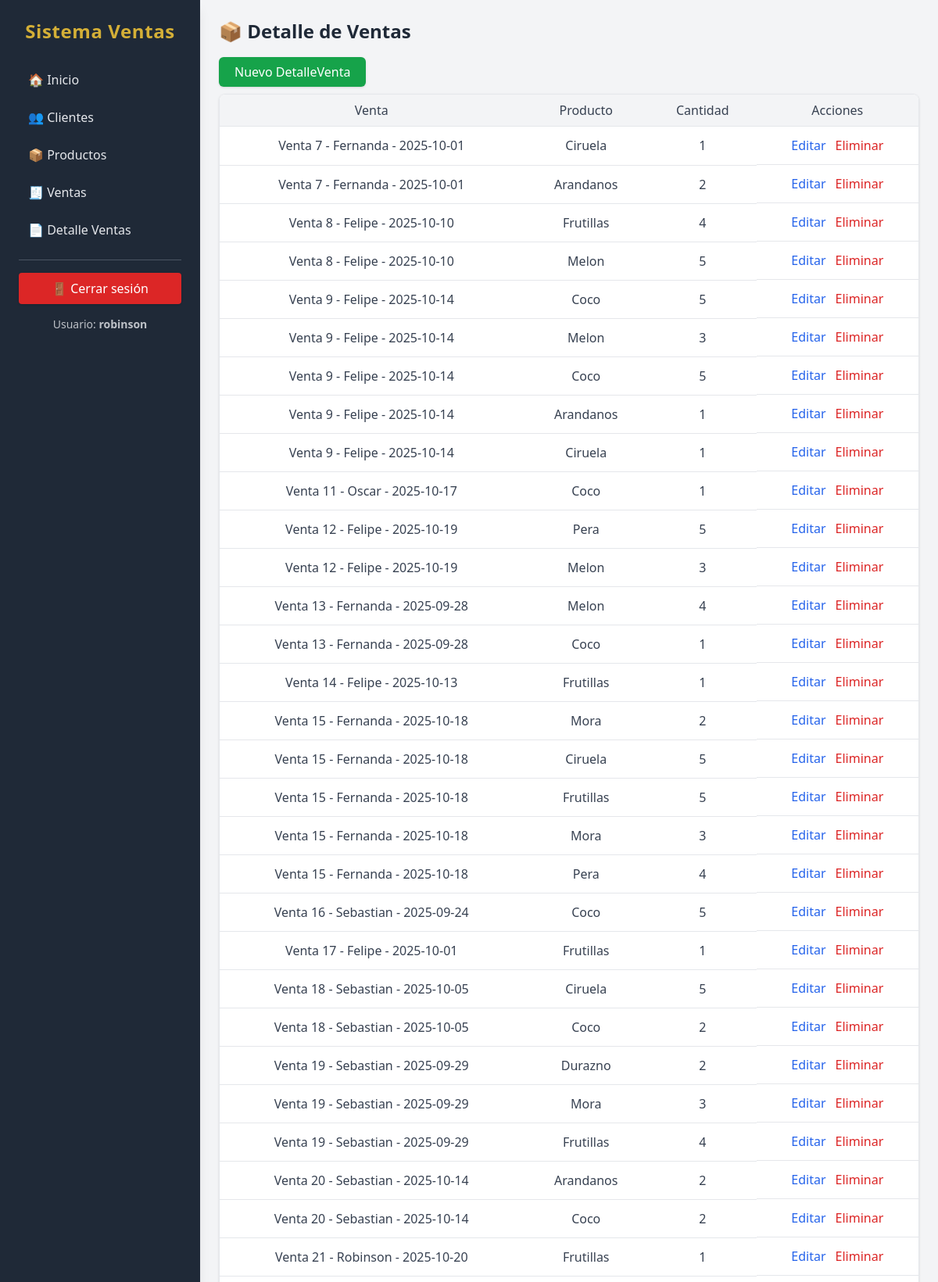
/detalleventas/ (signed in, upper part), run on the app's committed database.
### ventas/models.py (models this page shows, shortened)
class DetalleVenta(models.Model):
    venta = models.ForeignKey(Venta, on_delete=models.CASCADE)
    producto = models.ForeignKey(Producto, on_delete=models.CASCADE)
    cantidad = models.IntegerField()
    precio_unitario = models.DecimalField(max_digits=10, decimal_places=2)

class Venta(models.Model):
    cliente = models.ForeignKey(Cliente, on_delete=models.PROTECT, related_name='ventas')
    fecha = models.DateTimeField(default=timezone.now)
    total = models.IntegerField()
    def __str__(self):
        return f"Venta {self.id} - {self.cliente.nombre} - {self.fecha.date()}"

class Cliente(models.Model):
    nombre = models.CharField(max_length=200)
    email = models.EmailField(blank=True, null=True)
    telefono = models.CharField(max_length=50, blank=True)

class Producto(models.Model):
    nombre = models.CharField(max_length=200)
    precio = models.IntegerField()
    stock = models.IntegerField(default=0)
    def __str__(self):
        return self.nombre

### ventas/views.py (the view)
# urls.py: path('detalleventas/', views.DetalleVentaList.as_view(), name='detalleventas_list'),
class DetalleVentaList(GenericListView):
    model = DetalleVenta
    title = "📦 Detalle de Ventas"
    model_name = "DetalleVenta"
    columns = ["Venta", "Producto", "Cantidad"]
    fields = ["venta", "producto", "cantidad"]
    add_url = 'ventas:detalleventas_create'
    edit_url = 'ventas:detalleventas_update'
    delete_url = 'ventas:detalleventas_delete'
    numeric_fields = ["cantidad"]

### ventas/templatetags/utils.py (called while the page is built)
@register.filter
def get_attr(obj, attr_name):
    return getattr(obj, attr_name)

### ventas/views.py (called while the page is built)
    def get_context_data(self, **kwargs):
        ctx = super().get_context_data(**kwargs)
        ctx['title'] = getattr(self, 'title', self.model_name)
        ctx['model_name'] = self.model_name
        ctx['columns'] = self.columns
        ctx['fields'] = self.fields
        ctx['add_url'] = self.add_url
        ctx['edit_url'] = self.edit_url
        ctx['delete_url'] = self.delete_url
        ctx['numeric_fields'] = self.numeric_fields
        return ctx

### ventas/templates/ventas/list_generic.html (shortened to what this page needs)
{% extends 'base.html' %}
{% load utils %}
{% block content %}
<h1 class="text-2xl font-bold mb-6 text-gray-800">{{ title }}</h1>
<div class="mb-4">
    <a href="{% url add_url %}"
       class="bg-green-600 text-white px-5 py-2 rounded-md shadow hover:bg-green-700 transition">
        Nuevo {{ model_name }}
    </a>
</div>
<div class="overflow-x-auto shadow rounded-lg border border-gray-200">
    <table class="min-w-full bg-white">
        <thead class="bg-gray-100 border-b">
            <tr>
                {% for col in columns %}
                <th class="px-4 py-2 text-center text-gray-700 font-medium">
                    {{ col }}
                </th>
                {% endfor %}
                <th class="px-4 py-2 text-center text-gray-700 font-medium">Acciones</th>
            </tr>
        </thead>
        <tbody>
            {% for object in object_list %}
            <tr class="hover:bg-green-50 transition">
                {% for field in fields %}
                <td class="px-4 py-3 text-center text-gray-700 border-b">
                    {% if field in numeric_fields %}
                        {{ object|get_attr:field|floatformat:0 }}
                    {% else %}
                        {{ object|get_attr:field }}
                    {% endif %}
                </td>
                {% endfor %}
                <td class="px-4 py-3 text-center border-b flex justify-center gap-3">
                    <a href="{% url edit_url object.pk %}"
                       class="text-blue-600 hover:text-blue-800 font-medium transition">
                        Editar
                    </a>
                    <a href="{% url delete_url object.pk %}"
                       class="text-red-600 hover:text-red-800 font-medium transition">
                        Eliminar
                    </a>
                </td>
            </tr>
            {% empty %}
            <tr>
                <td colspan="{{ fields|length|add:'1' }}" class="px-4 py-4 text-center text-gray-500">
                    No hay datos disponibles.
                </td>
            </tr>
            {% endfor %}
        </tbody>
    </table>
</div>
{% endblock %}

### templates/base.html (shortened to what this page needs)
{% load static %}
<!DOCTYPE html>
<html lang="es">
<head>
    <script src="https://cdn.tailwindcss.com"></script>
</head>
<body class="bg-gray-100 min-h-screen flex font-sans">
    {% if user.is_authenticated %}
    {% if not hide_sidebar %}
    <aside class="hidden md:block w-64 bg-secondary text-gray-200 min-h-screen p-6 shadow-lg flex flex-col space-y-4">
        <h2 class="text-center text-2xl font-bold mb-6 tracking-wide text-accent">
            Sistema Ventas
        </h2>
        <nav class="space-y-1 flex flex-col">
            <a class="block py-2.5 px-3 rounded-lg hover:bg-gray-700 hover:text-white transition-colors duration-150 font-medium"
                href="{% url 'ventas:home' %}">🏠 Inicio</a>
            <a class="block py-2.5 px-3 rounded-lg hover:bg-gray-700 hover:text-white transition-colors duration-150 font-medium"
                href="{% url 'ventas:clientes_list' %}">👥 Clientes</a>
            <a class="block py-2.5 px-3 rounded-lg hover:bg-gray-700 hover:text-white transition-colors duration-150 font-medium"
                href="{% url 'ventas:productos_list' %}">📦 Productos</a>
            <a class="block py-2.5 px-3 rounded-lg hover:bg-gray-700 hover:text-white transition-colors duration-150 font-medium"
                href="{% url 'ventas:ventas_list' %}">🧾 Ventas</a>
            <a class="block py-2.5 px-3 rounded-lg hover:bg-gray-700 hover:text-white transition-colors duration-150 font-medium"
                href="{% url 'ventas:detalleventas_list' %}">📄 Detalle Ventas</a>
        </nav>
        <div class="border-t border-gray-600"></div>
        {% if user.is_authenticated %}
        <form method="post" action="{% url 'ventas:logout' %}">
            <button
                class="w-full py-2 px-3 rounded bg-red-600 hover:bg-red-700 transition text-white font-medium shadow">
                🚪 Cerrar sesión
            </button>
        </form>
        <p class="text-center text-sm opacity-80 mt-2">
            Usuario: <span class="font-semibold">{{ user.username }}</span>
        </p>
        {% endif %}
    </aside>
    {% endif %}
    {% endif %}
    <main class="flex-1 p-6 overflow-y-auto">
        {% block content %}{% endblock %}
    </main>
</body>
</html>

### data on the page
DetalleVenta: fields "Venta 7 - Fernanda - 2025-10-01" "Ciruela", fields "1"
DetalleVenta: fields "Venta 7 - Fernanda - 2025-10-01" "Arandanos", fields "2"
DetalleVenta: fields "Venta 8 - Felipe - 2025-10-10" "Frutillas", fields "4"
DetalleVenta: fields "Venta 8 - Felipe - 2025-10-10" "Melon", fields "5"
DetalleVenta: fields "Venta 9 - Felipe - 2025-10-14" "Coco", fields "5"
DetalleVenta: fields "Venta 9 - Felipe - 2025-10-14" "Melon", fields "3"
DetalleVenta: fields "Venta 9 - Felipe - 2025-10-14" "Coco", fields "5"
DetalleVenta: fields "Venta 9 - Felipe - 2025-10-14" "Arandanos", fields "1"
DetalleVenta: fields "Venta 9 - Felipe - 2025-10-14" "Ciruela", fields "1"
DetalleVenta: fields "Venta 11 - Oscar - 2025-10-17" "Coco", fields "1"
DetalleVenta: fields "Venta 12 - Felipe - 2025-10-19" "Pera", fields "5"
DetalleVenta: fields "Venta 12 - Felipe - 2025-10-19" "Melon", fields "3"
DetalleVenta: fields "Venta 13 - Fernanda - 2025-09-28" "Melon", fields "4"
DetalleVenta: fields "Venta 13 - Fernanda - 2025-09-28" "Coco", fields "1"
DetalleVenta: fields "Venta 14 - Felipe - 2025-10-13" "Frutillas", fields "1"
DetalleVenta: fields "Venta 15 - Fernanda - 2025-10-18" "Mora", fields "2"
DetalleVenta: fields "Venta 15 - Fernanda - 2025-10-18" "Ciruela", fields "5"
DetalleVenta: fields "Venta 15 - Fernanda - 2025-10-18" "Frutillas", fields "5"
DetalleVenta: fields "Venta 15 - Fernanda - 2025-10-18" "Mora", fields "3"
DetalleVenta: fields "Venta 15 - Fernanda - 2025-10-18" "Pera", fields "4"
DetalleVenta: fields "Venta 16 - Sebastian - 2025-09-24" "Coco", fields "5"
DetalleVenta: fields "Venta 17 - Felipe - 2025-10-01" "Frutillas", fields "1"
DetalleVenta: fields "Venta 18 - Sebastian - 2025-10-05" "Ciruela", fields "5"
DetalleVenta: fields "Venta 18 - Sebastian - 2025-10-05" "Coco", fields "2"
DetalleVenta: fields "Venta 19 - Sebastian - 2025-09-29" "Durazno", fields "2"
DetalleVenta: fields "Venta 19 - Sebastian - 2025-09-29" "Mora", fields "3"
DetalleVenta: fields "Venta 19 - Sebastian - 2025-09-29" "Frutillas", fields "4"
DetalleVenta: fields "Venta 20 - Sebastian - 2025-10-14" "Arandanos", fields "2"
DetalleVenta: fields "Venta 20 - Sebastian - 2025-10-14" "Coco", fields "2"
DetalleVenta: fields "Venta 21 - Robinson - 2025-10-20" "Frutillas", fields "1"

### other printed values
{{ user.username }} "robinson"
{{ title }} "📦 Detalle de Ventas"
{{ model_name }} "DetalleVenta"
{{ col }} "Venta" "Producto" "Cantidad"
